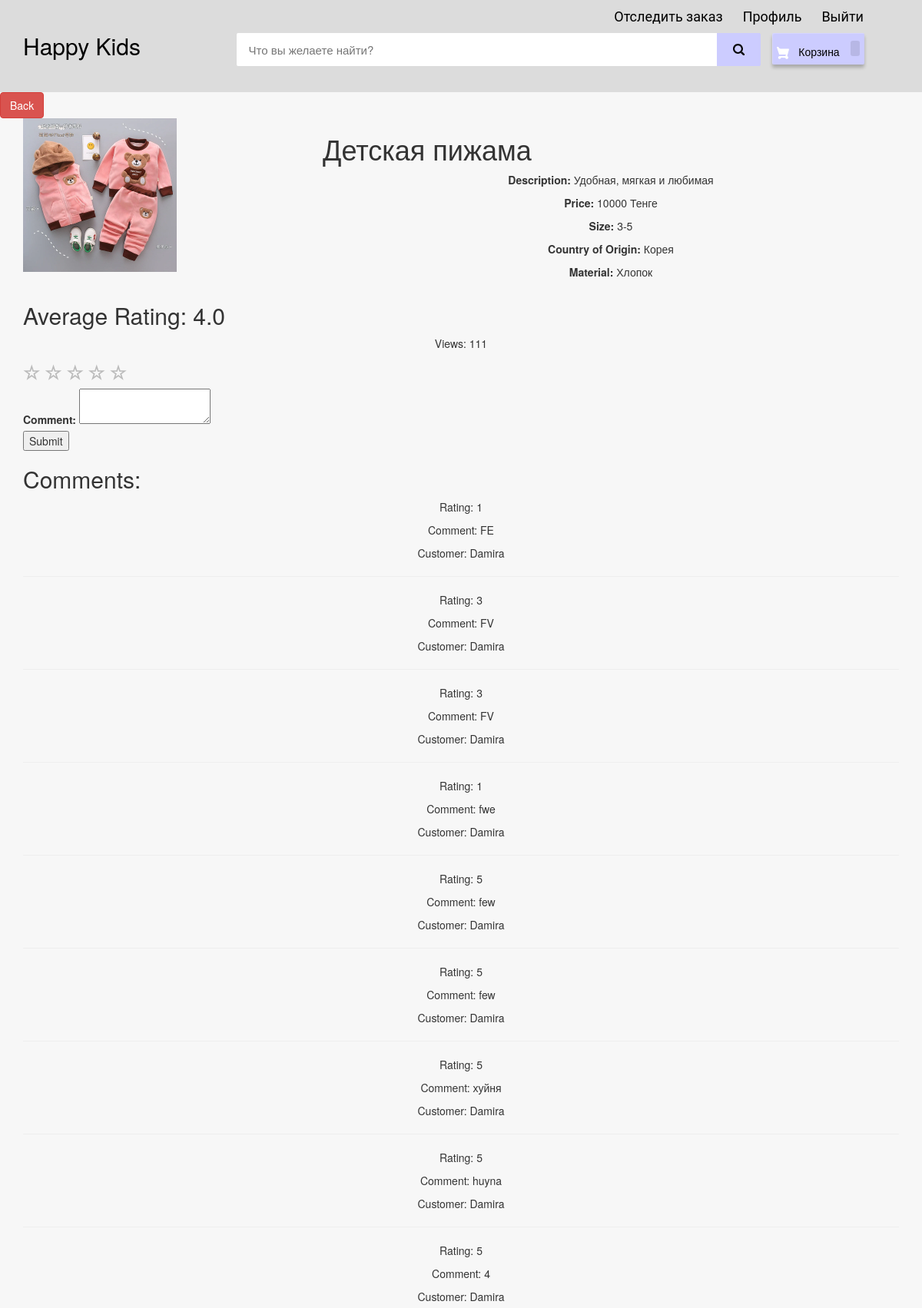
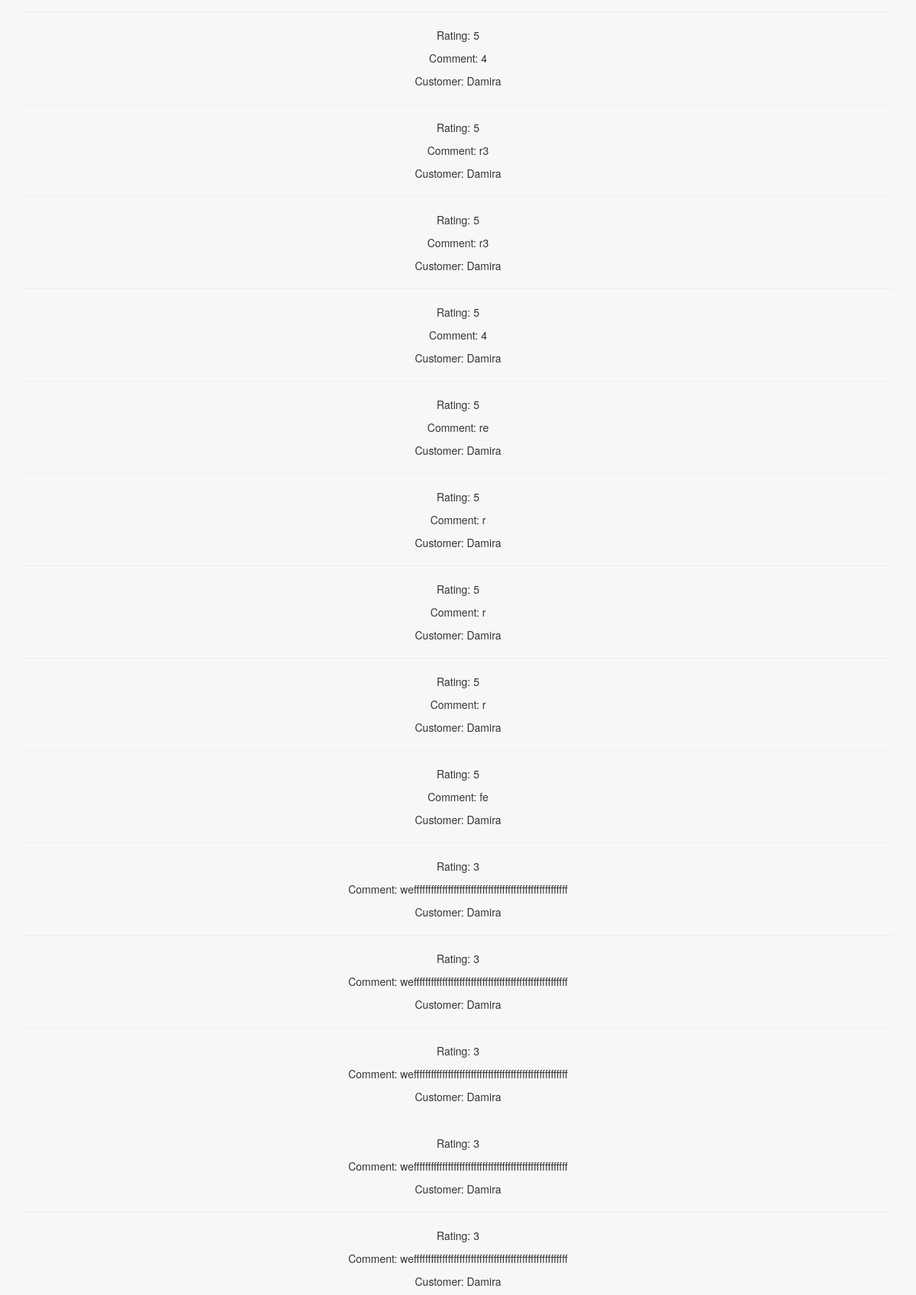
The app's page /product/9/ (signed in, upper part) with its own data (2 pictures, top to bottom).
### ecom/models.py (models this page shows, shortened)
class Product(models.Model):
    name = models.CharField(max_length=40)
    product_image = models.ImageField(upload_to='product_image/', null=True, blank=True)
    price = models.PositiveIntegerField()
    description = models.CharField(max_length=40)
    category = models.ForeignKey(Category, on_delete=models.CASCADE, null=True)
    size = models.CharField(max_length=20, null=True)
    country_of_origin = models.CharField(max_length=40, null=True)
    material = models.CharField(max_length=40, null=True)
    views = models.PositiveIntegerField(default=0)  # New field for views
    def increment_views(self):
        self.views += 1
        self.save()

class Rating(models.Model):
    product = models.ForeignKey(Product, on_delete=models.CASCADE)
    customer = models.ForeignKey(Customer, on_delete=models.CASCADE)
    rating = models.PositiveIntegerField(choices=[(i, i) for i in range(1, 6)])
    comment = models.TextField()

class Customer(models.Model):
    user=models.OneToOneField(User,on_delete=models.CASCADE)
    profile_pic= models.ImageField(upload_to='profile_pic/CustomerProfilePic/',null=True,blank=True)
    address = models.CharField(max_length=40)
    mobile = models.CharField(max_length=20,null=False)
    def __str__(self):
        return self.user.first_name

### ecom/views.py (the view)
# urls.py: path('product/<int:pk>/', views.product_detail_view, name='product-detail'),
@login_required
def product_detail_view(request, pk):
    product = get_object_or_404(Product, pk=pk)
    if request.method == 'POST':
        rating = int(request.POST['rating'])
        comment = request.POST['comment']
        customer = request.user.customer
        Rating.objects.create(product=product, customer=customer, rating=rating, comment=comment)
    product.increment_views()  # Increment views when the product is viewed
    average_rating = product.rating_set.aggregate(Avg('rating'))['rating__avg']
    average_rating = Decimal(average_rating).quantize(Decimal('0.0'), rounding=ROUND_DOWN) if average_rating is not None else None
    return render(request, 'ecom/product-detail.html', {'product': product, 'average_rating': average_rating})

### templates/ecom/product-detail.html (shortened to what this page needs)
{% extends 'ecom/customer_base.html' %}
{% load static %}
{% block content %}
<a class="btn btn-danger" href="{% url 'customer-home'%}">Back</a>
<div class="container">
  <div class="card mb-3">
    <div class="row g-0">
      <div class="col-md-4">
        <img src="{% static product.product_image.url %}" alt="Product Image" class="img-fluid" style="max-height: 200px;">
      </div>
      <div class="col-md-8">
        <div class="card-body">
          <h1 class="card-title">{{ product.name }}</h1>
          <p class="card-text"><strong>Description:</strong> {{ product.description }}</p>
          <p class="card-text"><strong>Price:</strong> {{ product.price }} Тенге</p>
          <p class="card-text"><strong>Size:</strong> {{ product.size }}</p>
          <p class="card-text"><strong>Country of Origin:</strong> {{ product.country_of_origin }}</p>
          <p class="card-text"><strong>Material:</strong> {{ product.material }}</p>
        </div>
      </div>
    </div>
    <h2>Average Rating: {{ average_rating|default:"Пока оценки нет" }}</h2>
<p>Views: {{ product.views }}</p>
  </div>
  <form method="post" action="{% url 'product-detail' pk=product.pk %}">
  <div class="rating-stars">
    <label for="star5"></label>
    <label for="star4"></label>
    <label for="star3"></label>
    <label for="star2"></label>
    <label for="star1"></label>
  </div>
  <br>
  <label for="comment">Comment:</label>
  <textarea name="comment" id="comment"></textarea>
  <br>
  <button type="submit">Submit</button>
</form>
  <h2>Comments:</h2>
{% for rating in product.rating_set.all %}
  <p>Rating: {{ rating.rating }}</p>
  <p>Comment: {{ rating.comment }}</p>
  <p>Customer: {{ rating.customer }}</p>
  <hr>
{% empty %}
  <p>No comments yet.</p>
{% endfor %}
</div>
{% endblock %}

### templates/ecom/customer_base.html (style rules this page uses)
body { background-color: #f7f7f7; }
p { text-align: center; }

### templates/ecom/product-detail.html (style rules this page uses)
.rating-stars { display: inline-block; font-size: 24px; }
.rating-stars label { color: #bbb; cursor: pointer; }
.rating-stars label:before { content: "\2606"; }

### records on screen
Product: product_image (picture), name "Детская пижама", description "Удобная, мягкая и любимая", price "10000", size "3-5", country_of_origin "Корея", material "Хлопок", views "111"
Rating: rating "1", comment "FE", customer "Damira"
Rating: rating "3", comment "FV", customer "Damira"
Rating: rating "3", comment "FV", customer "Damira"
Rating: rating "1", comment "fwe", customer "Damira"
Rating: rating "5", comment "few", customer "Damira"
Rating: rating "5", comment "few", customer "Damira"
Rating: rating "5", comment "хуйня", customer "Damira"
Rating: rating "5", comment "huyna", customer "Damira"
Rating: rating "5", comment "4", customer "Damira"
Rating: rating "5", comment "4", customer "Damira"
Rating: rating "5", comment "r3", customer "Damira"
Rating: rating "5", comment "r3", customer "Damira"
Rating: rating "5", comment "4", customer "Damira"
Rating: rating "5", comment "re", customer "Damira"
Rating: rating "5", comment "r", customer "Damira"
Rating: rating "5", comment "r", customer "Damira"
Rating: rating "5", comment "r", customer "Damira"
Rating: rating "5", comment "fe", customer "Damira"
Rating: rating "3", comment "weffffffffffffffffffffffffffffffffffffffffffffffffffffff", customer "Damira"
Rating: rating "3", comment "weffffffffffffffffffffffffffffffffffffffffffffffffffffff", customer "Damira"
Rating: rating "3", comment "weffffffffffffffffffffffffffffffffffffffffffffffffffffff", customer "Damira"
Rating: rating "3", comment "weffffffffffffffffffffffffffffffffffffffffffffffffffffff", customer "Damira"
Rating: rating "3", comment "weffffffffffffffffffffffffffffffffffffffffffffffffffffff", customer "Damira"

### other values on screen
{{ average_rating|default:"Пока оценки нет" }} "4.0"
